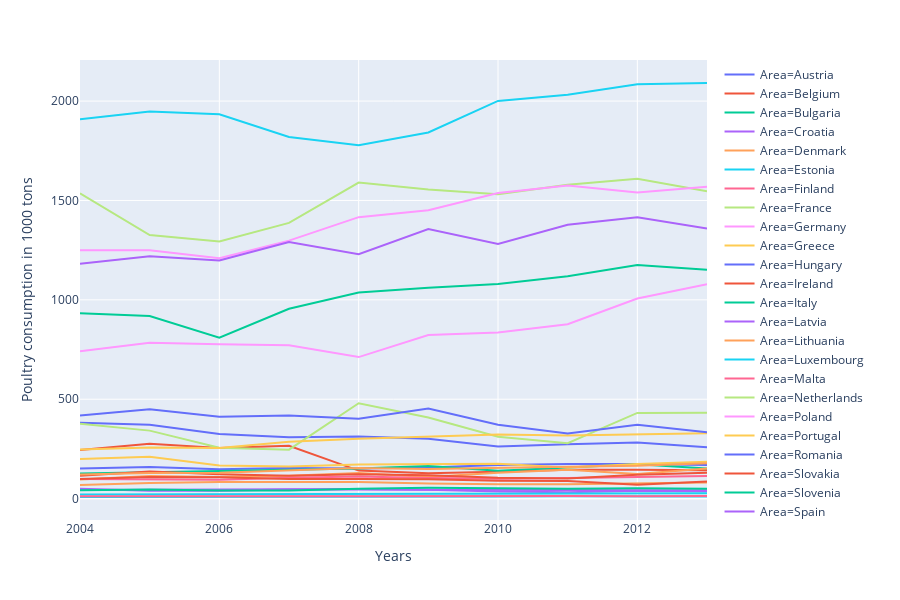

This figure's notebook cell:
### Code cell
fig = px.line(poultry_consumption, x="years", y='value', color='Area')
fig.update_xaxes(title_text='Years')
fig.update_yaxes(title_text='Poultry consumption in 1000 tons')
fig.show()

### Figure 1 — Plotly figure (JSON) as saved in the notebook; plotly's stock layout.template omitted (floating-point values rounded to 4 significant figures)
{"data": [{"hoverlabel": {"namelength": 0}, "hovertemplate": "Area=Austria<br>years=%{x}<br>value=%{y}", "legendgroup": "Area=Austria", "line": {"color": "#636efa", "dash": "solid"}, "mode": "lines", "name": "Area=Austria", "showlegend": true, "type": "scatter", "x": [2004, 2005, 2006, 2007, 2008, 2009, 2010, 2011, 2012, 2013], "xaxis": "x", "y": [151, 159, 148, 154, 151, 156, 169, 174, 174, 169], "yaxis": "y"}, {"hoverlabel": {"namelength": 0}, "hovertemplate": "Area=Belgium<br>years=%{x}<br>value=%{y}", "legendgroup": "Area=Belgium", "line": {"color": "#EF553B", "dash": "solid"}, "mode": "lines", "name": "Area=Belgium", "showlegend": true, "type": "scatter", "x": [2004, 2005, 2006, 2007, 2008, 2009, 2010, 2011, 2012, 2013], "xaxis": "x", "y": [245, 276, 255, 266, 141, 128, 135, 145, 145, 143], "yaxis": "y"}, {"hoverlabel": {"namelength": 0}, "hovertemplate": "Area=Bulgaria<br>years=%{x}<br>value=%{y}", "legendgroup": "Area=Bulgaria", "line": {"color": "#00cc96", "dash": "solid"}, "mode": "lines", "name": "Area=Bulgaria", "showlegend": true, "type": "scatter", "x": [2004, 2005, 2006, 2007, 2008, 2009, 2010, 2011, 2012, 2013], "xaxis": "x", "y": [126, 133, 138, 146, 152, 164, 140, 156, 173, 151], "yaxis": "y"}, {"hoverlabel": {"namelength": 0}, "hovertemplate": "Area=Croatia<br>years=%{x}<br>value=%{y}", "legendgroup": "Area=Croatia", "line": {"color": "#ab63fa", "dash": "solid"}, "mode": "lines", "name": "Area=Croatia", "showlegend": true, "type": "scatter", "x": [2004, 2005, 2006, 2007, 2008, 2009, 2010, 2011, 2012, 2013], "xaxis": "x", "y": [50, 39, 40, 46, 46, 45, 36, 32, 39, 37], "yaxis": "y"}, {"hoverlabel": {"namelength": 0}, "hovertemplate": "Area=Denmark<br>years=%{x}<br>value=%{y}", "legendgroup": "Area=Denmark", "line": {"color": "#FFA15A", "dash": "solid"}, "mode": "lines", "name": "Area=Denmark", "showlegend": true, "type": "scatter", "x": [2004, 2005, 2006, 2007, 2008, 2009, 2010, 2011, 2012, 2013], "xaxis": "x", "y": [96, 114, 108, 115, 129, 109, 130, 145, 124, 151], "yaxis": "y"}, {"hoverlabel": {"namelength": 0}, "hovertemplate": "Area=Estonia<br>years=%{x}<br>value=%{y}", "legendgroup": "Area=Estonia", "line": {"color": "#19d3f3", "dash": "solid"}, "mode": "lines", "name": "Area=Estonia", "showlegend": true, "type": "scatter", "x": [2004, 2005, 2006, 2007, 2008, 2009, 2010, 2011, 2012, 2013], "xaxis": "x", "y": [21, 22, 22, 23, 24, 26, 27, 25, 26, 27], "yaxis": "y"}, {"hoverlabel": {"namelength": 0}, "hovertemplate": "Area=Finland<br>years=%{x}<br>value=%{y}", "legendgroup": "Area=Finland", "line": {"color": "#FF6692", "dash": "solid"}, "mode": "lines", "name": "Area=Finland", "showlegend": true, "type": "scatter", "x": [2004, 2005, 2006, 2007, 2008, 2009, 2010, 2011, 2012, 2013], "xaxis": "x", "y": [98, 98, 95, 105, 111, 104, 100, 104, 110, 114], "yaxis": "y"}, {"hoverlabel": {"namelength": 0}, "hovertemplate": "Area=France<br>years=%{x}<br>value=%{y}", "legendgroup": "Area=France", "line": {"color": "#B6E880", "dash": "solid"}, "mode": "lines", "name": "Area=France", "showlegend": true, "type": "scatter", "x": [2004, 2005, 2006, 2007, 2008, 2009, 2010, 2011, 2012, 2013], "xaxis": "x", "y": [1536, 1326, 1294, 1387, 1590, 1555, 1531, 1579, 1609, 1546], "yaxis": "y"}, {"hoverlabel": {"namelength": 0}, "hovertemplate": "Area=Germany<br>years=%{x}<br>value=%{y}", "legendgroup": "Area=Germany", "line": {"color": "#FF97FF", "dash": "solid"}, "mode": "lines", "name": "Area=Germany", "showlegend": true, "type": "scatter", "x": [2004, 2005, 2006, 2007, 2008, 2009, 2010, 2011, 2012, 2013], "xaxis": "x", "y": [1249, 1249, 1209, 1298, 1416, 1451, 1537, 1575, 1540, 1569], "yaxis": "y"}, {"hoverlabel": {"namelength": 0}, "hovertemplate": "Area=Greece<br>years=%{x}<br>value=%{y}", "legendgroup": "Area=Greece", "line": {"color": "#FECB52", "dash": "solid"}, "mode": "lines", "name": "Area=Greece", "showlegend": true, "type": "scatter", "x": [2004, 2005, 2006, 2007, 2008, 2009, 2010, 2011, 2012, 2013], "xaxis": "x", "y": [199, 211, 166, 161, 172, 175, 175, 156, 174, 185], "yaxis": "y"}, {"hoverlabel": {"namelength": 0}, "hovertemplate": "Area=Hungary<br>years=%{x}<br>value=%{y}", "legendgroup": "Area=Hungary", "line": {"color": "#636efa", "dash": "solid"}, "mode": "lines", "name": "Area=Hungary", "showlegend": true, "type": "scatter", "x": [2004, 2005, 2006, 2007, 2008, 2009, 2010, 2011, 2012, 2013], "xaxis": "x", "y": [382, 371, 325, 309, 312, 301, 262, 274, 282, 258], "yaxis": "y"}, {"hoverlabel": {"namelength": 0}, "hovertemplate": "Area=Ireland<br>years=%{x}<br>value=%{y}", "legendgroup": "Area=Ireland", "line": {"color": "#EF553B", "dash": "solid"}, "mode": "lines", "name": "Area=Ireland", "showlegend": true, "type": "scatter", "x": [2004, 2005, 2006, 2007, 2008, 2009, 2010, 2011, 2012, 2013], "xaxis": "x", "y": [115, 136, 123, 115, 123, 118, 105, 101, 120, 130], "yaxis": "y"}, {"hoverlabel": {"namelength": 0}, "hovertemplate": "Area=Italy<br>years=%{x}<br>value=%{y}", "legendgroup": "Area=Italy", "line": {"color": "#00cc96", "dash": "solid"}, "mode": "lines", "name": "Area=Italy", "showlegend": true, "type": "scatter", "x": [2004, 2005, 2006, 2007, 2008, 2009, 2010, 2011, 2012, 2013], "xaxis": "x", "y": [933, 919, 810, 955, 1037, 1061, 1080, 1119, 1175, 1151], "yaxis": "y"}, {"hoverlabel": {"namelength": 0}, "hovertemplate": "Area=Latvia<br>years=%{x}<br>value=%{y}", "legendgroup": "Area=Latvia", "line": {"color": "#ab63fa", "dash": "solid"}, "mode": "lines", "name": "Area=Latvia", "showlegend": true, "type": "scatter", "x": [2004, 2005, 2006, 2007, 2008, 2009, 2010, 2011, 2012, 2013], "xaxis": "x", "y": [43, 44, 47, 47, 48, 44, 45, 43, 42, 42], "yaxis": "y"}, {"hoverlabel": {"namelength": 0}, "hovertemplate": "Area=Lithuania<br>years=%{x}<br>value=%{y}", "legendgroup": "Area=Lithuania", "line": {"color": "#FFA15A", "dash": "solid"}, "mode": "lines", "name": "Area=Lithuania", "showlegend": true, "type": "scatter", "x": [2004, 2005, 2006, 2007, 2008, 2009, 2010, 2011, 2012, 2013], "xaxis": "x", "y": [69, 78, 83, 85, 84, 76, 72, 72, 76, 81], "yaxis": "y"}, {"hoverlabel": {"namelength": 0}, "hovertemplate": "Area=Luxembourg<br>years=%{x}<br>value=%{y}", "legendgroup": "Area=Luxembourg", "line": {"color": "#19d3f3", "dash": "solid"}, "mode": "lines", "name": "Area=Luxembourg", "showlegend": true, "type": "scatter", "x": [2004, 2005, 2006, 2007, 2008, 2009, 2010, 2011, 2012, 2013], "xaxis": "x", "y": [8, 8, 8, 9, 10, 9, 10, 12, 11, 11], "yaxis": "y"}, {"hoverlabel": {"namelength": 0}, "hovertemplate": "Area=Malta<br>years=%{x}<br>value=%{y}", "legendgroup": "Area=Malta", "line": {"color": "#FF6692", "dash": "solid"}, "mode": "lines", "name": "Area=Malta", "showlegend": true, "type": "scatter", "x": [2004, 2005, 2006, 2007, 2008, 2009, 2010, 2011, 2012, 2013], "xaxis": "x", "y": [12, 11, 11, 12, 12, 13, 13, 13, 12, 13], "yaxis": "y"}, {"hoverlabel": {"namelength": 0}, "hovertemplate": "Area=Netherlands<br>years=%{x}<br>value=%{y}", "legendgroup": "Area=Netherlands", "line": {"color": "#B6E880", "dash": "solid"}, "mode": "lines", "name": "Area=Netherlands", "showlegend": true, "type": "scatter", "x": [2004, 2005, 2006, 2007, 2008, 2009, 2010, 2011, 2012, 2013], "xaxis": "x", "y": [377, 342, 256, 246, 480, 408, 311, 279, 431, 432], "yaxis": "y"}, {"hoverlabel": {"namelength": 0}, "hovertemplate": "Area=Poland<br>years=%{x}<br>value=%{y}", "legendgroup": "Area=Poland", "line": {"color": "#FF97FF", "dash": "solid"}, "mode": "lines", "name": "Area=Poland", "showlegend": true, "type": "scatter", "x": [2004, 2005, 2006, 2007, 2008, 2009, 2010, 2011, 2012, 2013], "xaxis": "x", "y": [741, 784, 776, 772, 712, 823, 836, 877, 1007, 1078], "yaxis": "y"}, {"hoverlabel": {"namelength": 0}, "hovertemplate": "Area=Portugal<br>years=%{x}<br>value=%{y}", "legendgroup": "Area=Portugal", "line": {"color": "#FECB52", "dash": "solid"}, "mode": "lines", "name": "Area=Portugal", "showlegend": true, "type": "scatter", "x": [2004, 2005, 2006, 2007, 2008, 2009, 2010, 2011, 2012, 2013], "xaxis": "x", "y": [247, 257, 254, 286, 301, 313, 322, 318, 322, 329], "yaxis": "y"}, {"hoverlabel": {"namelength": 0}, "hovertemplate": "Area=Romania<br>years=%{x}<br>value=%{y}", "legendgroup": "Area=Romania", "line": {"color": "#636efa", "dash": "solid"}, "mode": "lines", "name": "Area=Romania", "showlegend": true, "type": "scatter", "x": [2004, 2005, 2006, 2007, 2008, 2009, 2010, 2011, 2012, 2013], "xaxis": "x", "y": [418, 450, 412, 418, 402, 453, 372, 328, 371, 334], "yaxis": "y"}, {"hoverlabel": {"namelength": 0}, "hovertemplate": "Area=Slovakia<br>years=%{x}<br>value=%{y}", "legendgroup": "Area=Slovakia", "line": {"color": "#EF553B", "dash": "solid"}, "mode": "lines", "name": "Area=Slovakia", "showlegend": true, "type": "scatter", "x": [2004, 2005, 2006, 2007, 2008, 2009, 2010, 2011, 2012, 2013], "xaxis": "x", "y": [98, 108, 107, 98, 98, 97, 90, 89, 70, 86], "yaxis": "y"}, {"hoverlabel": {"namelength": 0}, "hovertemplate": "Area=Slovenia<br>years=%{x}<br>value=%{y}", "legendgroup": "Area=Slovenia", "line": {"color": "#00cc96", "dash": "solid"}, "mode": "lines", "name": "Area=Slovenia", "showlegend": true, "type": "scatter", "x": [2004, 2005, 2006, 2007, 2008, 2009, 2010, 2011, 2012, 2013], "xaxis": "x", "y": [42, 46, 41, 41, 50, 54, 52, 50, 52, 50], "yaxis": "y"}, {"hoverlabel": {"namelength": 0}, "hovertemplate": "Area=Spain<br>years=%{x}<br>value=%{y}", "legendgroup": "Area=Spain", "line": {"color": "#ab63fa", "dash": "solid"}, "mode": "lines", "name": "Area=Spain", "showlegend": true, "type": "scatter", "x": [2004, 2005, 2006, 2007, 2008, 2009, 2010, 2011, 2012, 2013], "xaxis": "x", "y": [1181, 1219, 1198, 1291, 1230, 1356, 1281, 1378, 1416, 1359], "yaxis": "y"}, {"hoverlabel": {"namelength": 0}, "hovertemplate": "Area=Sweden<br>years=%{x}<br>value=%{y}", "legendgroup": "Area=Sweden", "line": {"color": "#FFA15A", "dash": "solid"}, "mode": "lines", "name": "Area=Sweden", "showlegend": true, "type": "scatter", "x": [2004, 2005, 2006, 2007, 2008, 2009, 2010, 2011, 2012, 2013], "xaxis": "x", "y": [121, 129, 130, 141, 154, 149, 156, 160, 165, 178], "yaxis": "y"}, {"hoverlabel": {"namelength": 0}, "hovertemplate": "Area=United Kingdom<br>years=%{x}<br>value=%{y}", "legendgroup": "Area=United Kingdom", "line": {"color": "#19d3f3", "dash": "solid"}, "mode": "lines", "name": "Area=United Kingdom", "showlegend": true, "type": "scatter", "x": [2004, 2005, 2006, 2007, 2008, 2009, 2010, 2011, 2012, 2013], "xaxis": "x", "y": [1908, 1947, 1934, 1819, 1778, 1842, 2001, 2032, 2085, 2091], "yaxis": "y"}], "layout": {"height": 600, "legend": {"tracegroupgap": 0}, "margin": {"t": 60}, "xaxis": {"anchor": "y", "domain": [0, 1], "title": {"text": "Years"}}, "yaxis": {"anchor": "x", "domain": [0, 1], "title": {"text": "Poultry consumption in 1000 tons"}}}}
